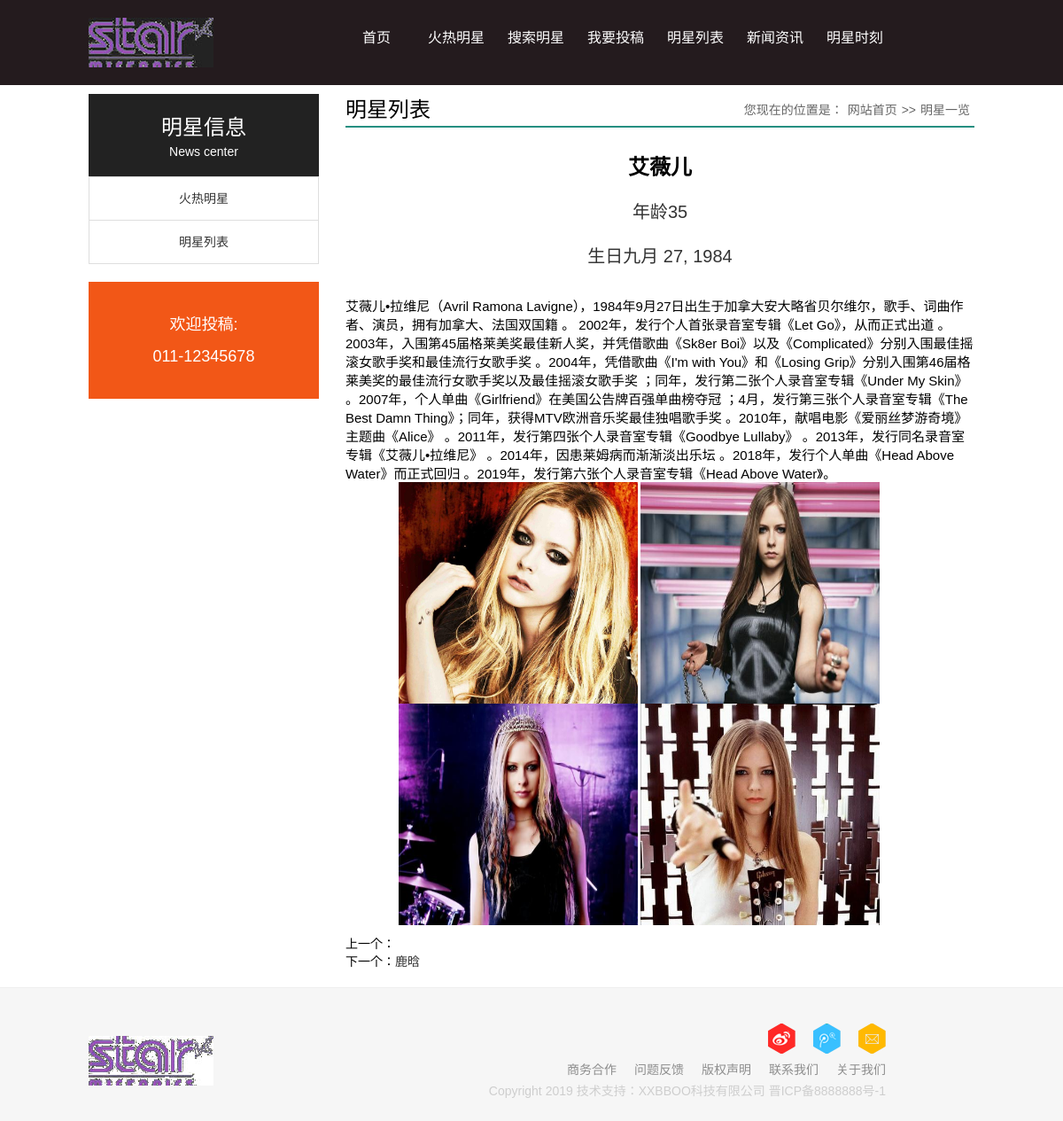
Screenshot of /view/1 with the database file from the repository.
### Star/models.py (models this page shows, shortened)
class Star(models.Model):
    name = models.CharField(max_length=32, verbose_name="姓名")
    age = models.IntegerField(verbose_name="年龄")
    birthday = models.DateField(verbose_name="生日")
    area = models.TextField(verbose_name="描述")
    hot = models.CharField(max_length=32)

class Picture(models.Model):
    star = models.ForeignKey(to=Star, on_delete=models.CASCADE)
    description = models.CharField(max_length=8)
    picture = models.ImageField(upload_to="images")

### Star/views.py (the view)
# urls.py: re_path(r'view/(?P<id>\d{1,2})',view),
def view(request, id):
    star = Star.objects.filter(id=id).first()
    n_star = Star.objects.filter(id=str(int(id) + 1)).first()
    l_star = Star.objects.filter(id=str(int(id) - 1)).first()
    pics = Picture.objects.filter(star_id=id)
    return render(request, "view.html", locals())

### templates/view.html
{% extends "base.html" %}
{% block container %}
<div  class="mainbox">
<div class="menu_box left">
    <h2>明星信息<span>News center</span></h2>
    <ul class="news_menu">
      <li><a href="/index/#works">火热明星</a></li>
      <li><a href="/list">明星列表</a></li>
    </ul>
    <div class="hot_line">
      <p>欢迎投稿:</p>
      <span>011-12345678</span> </div>
  </div>
  <div class="news_box right">
    <h2 class="nh1"><span>您现在的位置是：<a href="/" target="_blank">网站首页</a>>><a href="/list/" target="_blank">明星一览</a></span><b>明星列表</b></h2>
    <div class="f_box">
      <p class="a_title">{{ star.name }}</p>
      <p class="p_title">年龄{{ star.age }}</p>
      <p class="p_title">生日{{ star.birthday }}</p>
    </div>
      <p style="font-size: 15px">{{ star.area }}</p>
    <div style="margin-left: 60px">
      {% for pic in pics %}
      <img style="width: 270px;height: 250px;" src="/static/{{ pic.picture }}">
      {% endfor %}
    </div>
    <div class="nextinfos">
        <p>上一个：<a href="/view/{{ l_star.id }}">{{ l_star.name }}</a></p>
        <p>下一个：<a href="/view/{{ n_star.id }}">{{ n_star.name }}</a></p>
    </div>
  </div>
</div>
{% endblock %}

### static/css/base.css (style rules this page uses)
body, ol, ul, h1, h2, h3, h4, h5, h6, p, th, td, dl, dd, form, fieldset, legend, input, textarea, select { margin: 0; padding: 0; }
body { font: 12px Arial, "Microsoft Yahei", Helvetica, sans-serif; -webkit-text-size-adjust: 100%; }
a { color: #333; text-decoration: none }
li { list-style: none; }
img { border: 0; vertical-align: middle; }
p { word-wrap: break-word }
.left { float: left; }
.right { float: right; }
.mainbox { width:1000px; margin:10px auto; overflow:hidden }

### static/css/main.css (style rules this page uses)
.menu_box { width: 260px; }
.menu_box h2 { background: #222; padding: 20px 30px; font-size: 24px; line-height: 36px; color: #fff; font-weight: normal; text-align: center }
.menu_box h2 span { display: block; font-size: 14px; line-height: 18px; }
.news_menu li { line-height: 48px; border: 1px solid #dedede; margin-top: -1px; text-align: center }
.news_menu li a { display: block; font-size: 14px; transition: all 0.25s; }
.news_box { width: 710px }
.nh1 { font-size: 24px; line-height: 36px; border-bottom: #258f81 2px solid; }
.nh1 b { font-weight: normal }
.nh1 span { float: right; font-size: 14px; color: #666; font-weight: normal }
.nh1 span a { color: #666; margin: 0 5px }
.hot_line { background: #F25717; text-align: center; color: #FFF; padding: 30px 0; margin: 20px 0; font-size: 18px; line-height: 36px }
.f_box { margin: 20px 0 }
.a_title { text-align: center; font-size: 24px; font-weight: bold; color: #000; line-height: 50px }
.p_title { text-align: center; font-size: 20px; color: #333; line-height: 50px; }
.nextinfos { font-size: 14px;margin: 10px 0 }

### rows the page displays
Star: name "艾薇儿", age "35", birthday "九月 27, 1984", area "艾薇儿•拉维尼（Avril Ramona Lavigne），1984年9月27日出生于加拿大安大略省贝尔维尔，歌手、词曲作者、演员，拥有加拿大、法国双国籍 。 2002年，发行个人首张录音室专辑《Let Go》，从而正式出道 。2003年，入围第45届格莱美奖最佳新人奖，并凭借歌曲《Sk8er Boi》以及《Complicated》分别入围最佳摇滚女歌手奖和最佳流行女歌手奖 。2004年，凭借歌曲《I'm with You》和《Losing Grip》分别入围第46届格莱美奖的最佳流行女歌手奖以及最佳摇滚女歌手奖 ；同年，发行第二张个人录音室专辑《Under My Skin》 。2007年，个人单曲《Girlfriend》在美国公告牌百强单曲榜夺冠 ；4月，发行第三张个人录音室专辑《The Best Damn Thing》；同年，获得MTV欧洲音乐奖最佳独唱歌手奖 。2010年，献唱电影《爱丽丝梦游奇境》主题曲《Alice》 。2011年，发行第四张个人录音室专辑《Goodbye Lullaby》 。2013年，发行同名录音室专辑《艾薇儿•拉维尼》 。2014年，因患莱姆病而渐渐淡出乐坛 。2018年，发行个人单曲《Head Above Water》而正式回归 。2019年，发行第六张个人录音室专辑《Head Above Water》。"
Picture: picture (picture)
Picture: picture (picture)
Picture: picture (picture)
Picture: picture (picture)
Star: name "鹿晗"
